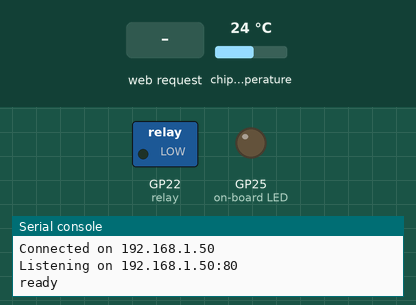
This program was run on a simulated Raspberry Pi Pico running MicroPython. Parts: switched loads named in the program (green lamp = pin HIGH), output pins drawn as LEDs (lit = HIGH), the last lines printed to the serial console. Inputs (shaded band) come from the test bench; at power-on: chip temperature 24 °C. WiFi joins after 1.5 s.

Above: at 15.6 s.
15.7 s: HTTP request GET /alarm/on received
At 16.9 s:
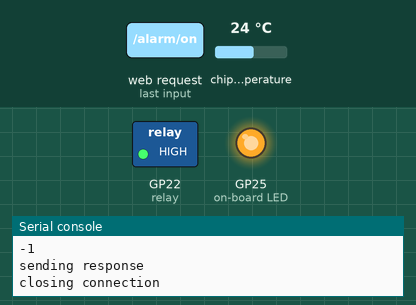
17.2 s: HTTP request GET /alarm/off received
At 18.2 s:
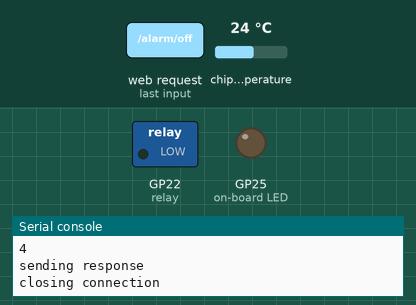
Timing chart, 0 to 20.2 s (numbered marks = the images above; inputs shaded):
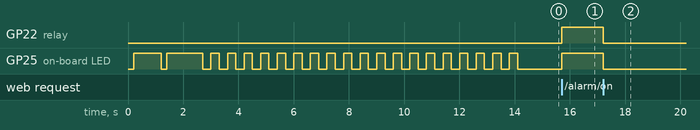

Measured:
- after the input at 15.7 s, GP22 (relay), GP25 (on-board LED): LOW → HIGH at once
- after the input at 17.2 s, GP22 (relay), GP25 (on-board LED): HIGH → LOW at once

The program:

relay.py
```python
import network
import socket
from time import sleep
from picozero import pico_temp_sensor, pico_led
import machine
import json
import _thread
import select

#switch = machine.Pin(22, machine.Pin.IN, machine.Pin.PULL_UP)
relay = machine.Pin(22, machine.Pin.OUT)

#ssid = "MillFarm_House_Yard"
#password = "Matraville56!"
ssid = "BT-P8A5PT"
password = 'hARMLTPd7caeHf'

def find_device(mac_address, devices):
    for device in devices:
        if device["mac"] == mac_address:
            return device
    return None


def connect():
    print('connecting')
    wlan = network.WLAN(network.STA_IF)
    wlan.active(True)
    wlan.config(pm = 0xa11140)
    wlan.connect(ssid, password)
    while not wlan.isconnected():
        sleep(0.2)
        pico_led.on()
        print("Waiting for connection...")
        sleep(1)
        pico_led.off()
    # Retrieve network configuration
    config = wlan.ifconfig()
    gateway = config[2]  # Gateway is the third element in the tuple
    mac = wlan.config('mac')
    # Format MAC address
    mac_address = '-'.join('%02x' % b for b in mac).upper()
    print('my mac : ', mac_address)
    ip = wlan.ifconfig()[0]
    print(f"Connected on {ip}")
    return ip


def open_socket(ip):
    address = (ip, 80)
    connection = socket.socket()
    connection.bind(address)
    connection.listen(5)
    print(f"Listening on {ip}:80")
    return connection


def serve(connection):
    blink_light_range(20)
    print('ready')
    while True:
        try:
           client, addr = connection.accept()
           print("Connection from", addr)
           handle_client(client)
        except KeyboardInterrupt:
            print("Server stopped by user")
            break
        except Exception as e:
            print("Error in serve:", e)


def handle_client(client):
    try:
        request = client.recv(1024)
        print('handling request')
        print(request)
        request = request.decode("utf-8")
        print(request)
        temperature = pico_temp_sensor.temp
        alarm_on = request.find('/alarm/on')
        alarm_off = request.find('/alarm/off')
        print(alarm_on)
        print(alarm_off)
        state = 0
        if alarm_on > 0:
            pico_led.on()
            relay.value(1)
            state = 1
        if alarm_off > 0:
            pico_led.off()
            relay.value(0)
            state = 0
        data = {"state": state, "temperature": temperature}
        response = json.dumps(data)
        print('sending response')
        # Set a timeout for sending data
        # Adjust the timeout value as needed
        client.send("HTTP/1.1 200 OK\r\n")
        client.send("Content-Type: application/json\r\n\r\n")
        client.send(response)
        print('closing connection')
    except Exception as e:
        print("Error handling client:", e)
    finally:
        client.close()
    return True


# def light_control():
#     print('started light control')
#     while True:
#         val = switch.value()
#         if val == 1:
#             pico_led.on()
#         else:
#             pico_led.off()
#         sleep(0.1)


def blink_light():
    while True:
        pico_led.on()
        sleep(0.3)
        pico_led.off()
        sleep(0.3)

def blink_light_range(ran):
    for i in range(ran):
        pico_led.on()
        sleep(0.3)
        pico_led.off()
        sleep(0.3)

def main():
    ip = connect()
    connection = open_socket(ip)
    serve(connection)
    #_thread.start_new_thread(serve, (connection,))
    #light_control()


try:
    main()
except Exception as e:
    print("Error:", e)
    blink_light()
```
